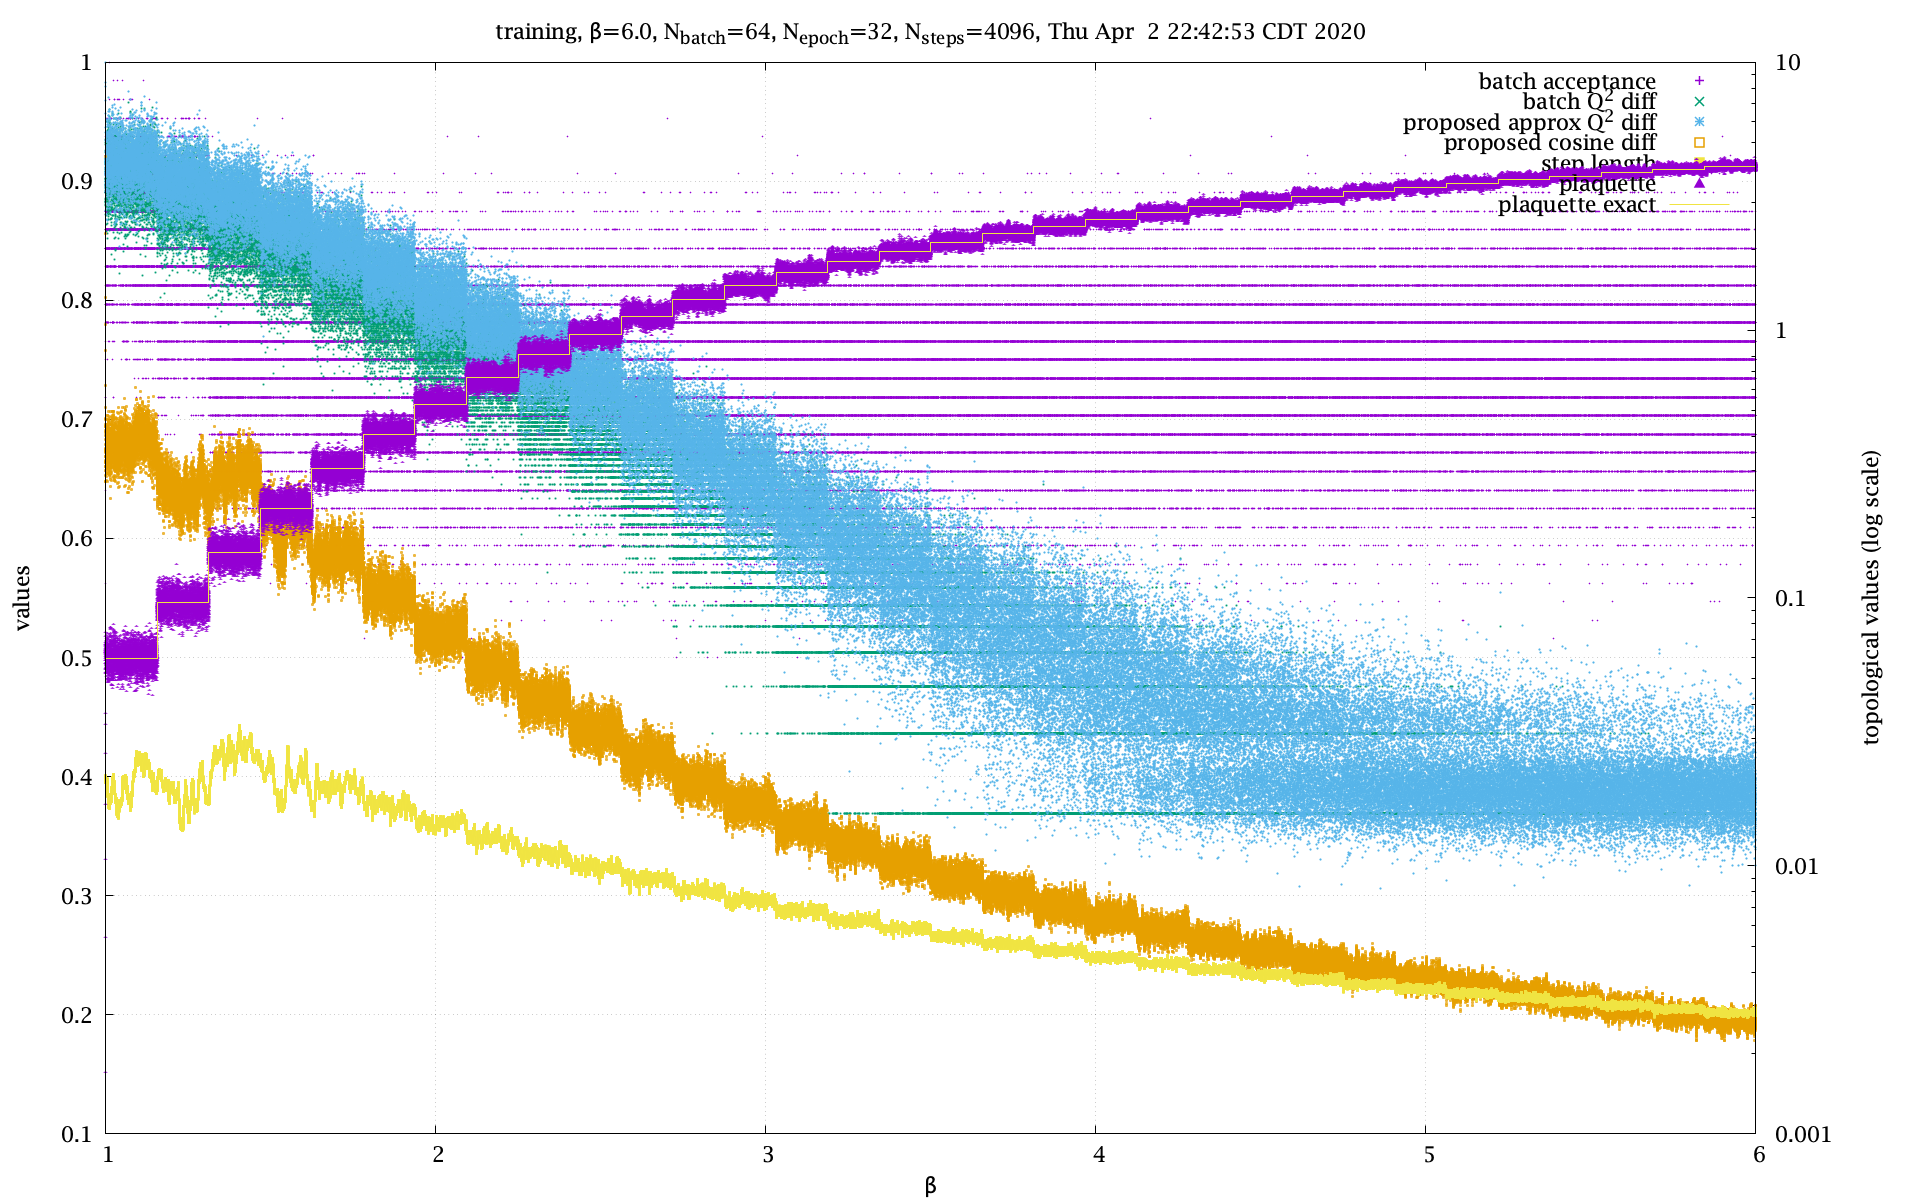

Write gnuplot code to recreate this figure.
#!/usr/bin/env gnuplot
set term pngcairo size 1920,1200 font "Lucida Bright OT,16"
set output ARG0[*:strlen(ARG0)-2].'png'
beta='6.0'
batch=64
epoch=32
steps=4096

file=ARG0[*:strlen(ARG0)-2].'log'

j(ex)="<jconsole -js 'exit echo ".ex."'"
$plaq<<e
(,: 1 bi % 0 bi=:1 : '"'"'(i.0) H. (1+m)@(0.25&*)@*: * ^&m@-: % (!m)"_'"'"')
e
plaqStep=j('($~2,~2%~#),|:(,~(e%~b,0)-~])' . $plaq[1] . '>:(b=:'.beta.'-1)*e%~>:i.e=:'.epoch)
steptobeta(n)=1.+(beta-1.)*n/steps/epoch

set pointsize 0.25

set log y2
set ytics nomirror
set y2tics nomirror
set autoscale  y
set autoscale y2
set grid

set title 'training, β=' . beta . ', N_{batch}=' . batch . ', N_{epoch}=' . epoch . ', N_{steps}=' . steps . ', ' . system('date -r '.file)
set xlabel 'β'
set ylabel 'values'
set y2label 'topological values (log scale)'

do for [i=1:20] { eval 'st'.i.'="w p lc '.i.' pt '.i.' notitle, 1/0 w p lc '.i.' pt '.i.' lw 1.5 ps 1.5 t"' }
plot \
	"<awk -F '[][,: ]*' '/^accept/{x=0;for(i=2;i<NF;++i){x+=$i}print x/(NF-2)}' ".file u (steptobeta($0)):1 @st1 'batch acceptance', \
	"<awk -F '[][,: ]*' '/^topo:/{x=0;for(i=2;i<NF;++i){qq[i]=$i;x+=(qo[i]-qq[i])**2}print x/(NF-2); for(i in qq)qo[i]=qq[i]}' ".file u (steptobeta($0)):1 axes x1y2 @st2 'batch Q^2 diff', \
	"<awk -F '[][,: ]*' '/^topoDiff/{x=0;for(i=2;i<NF;++i){x+=$i}print x/(NF-2)}' ".file u (steptobeta($0)):1 axes x1y2 @st3 'proposed approx Q^2 diff', \
	"<awk -F '[][,: ]*' '/^cosDiff/{x=0;for(i=2;i<NF;++i){x+=$i}print x/(NF-2)}' ".file u (steptobeta($0)):1 @st4 'proposed cosine diff', \
	"<awk -F '[][,: ]*' '/^weights/{print $2}' ".file u (steptobeta($0)):1 @st5 'step length', \
	"<awk -F '[][,: ]*' '/^plaq/{x=0;for(i=2;i<NF;++i){x+=$i}print x/(NF-2)}' ".file u (steptobeta($0)):1 @st9 'plaquette', \
	plaqStep w l t 'plaquette exact'
